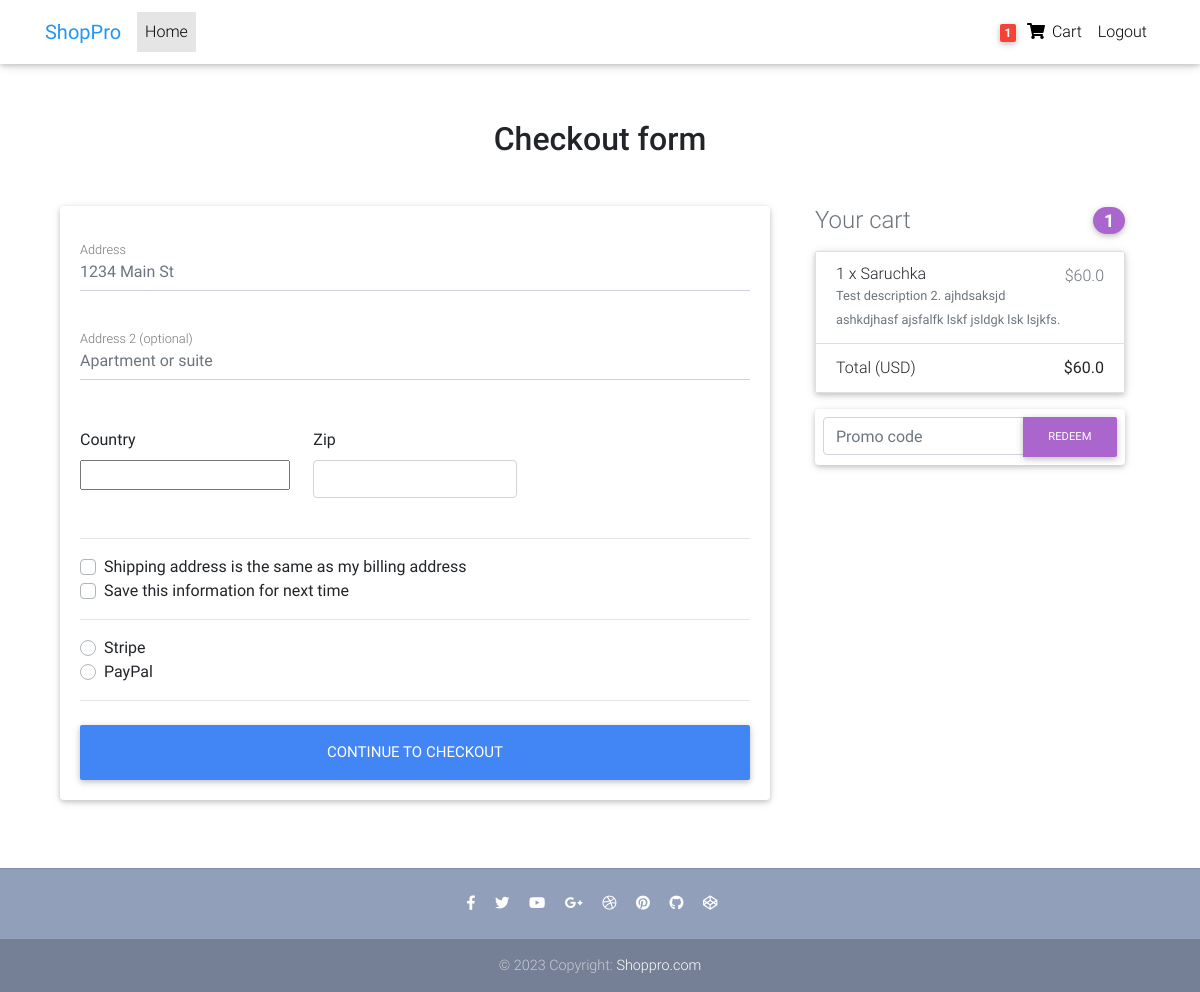
/checkout/ (signed in), run on an earlier commit of the app's database.
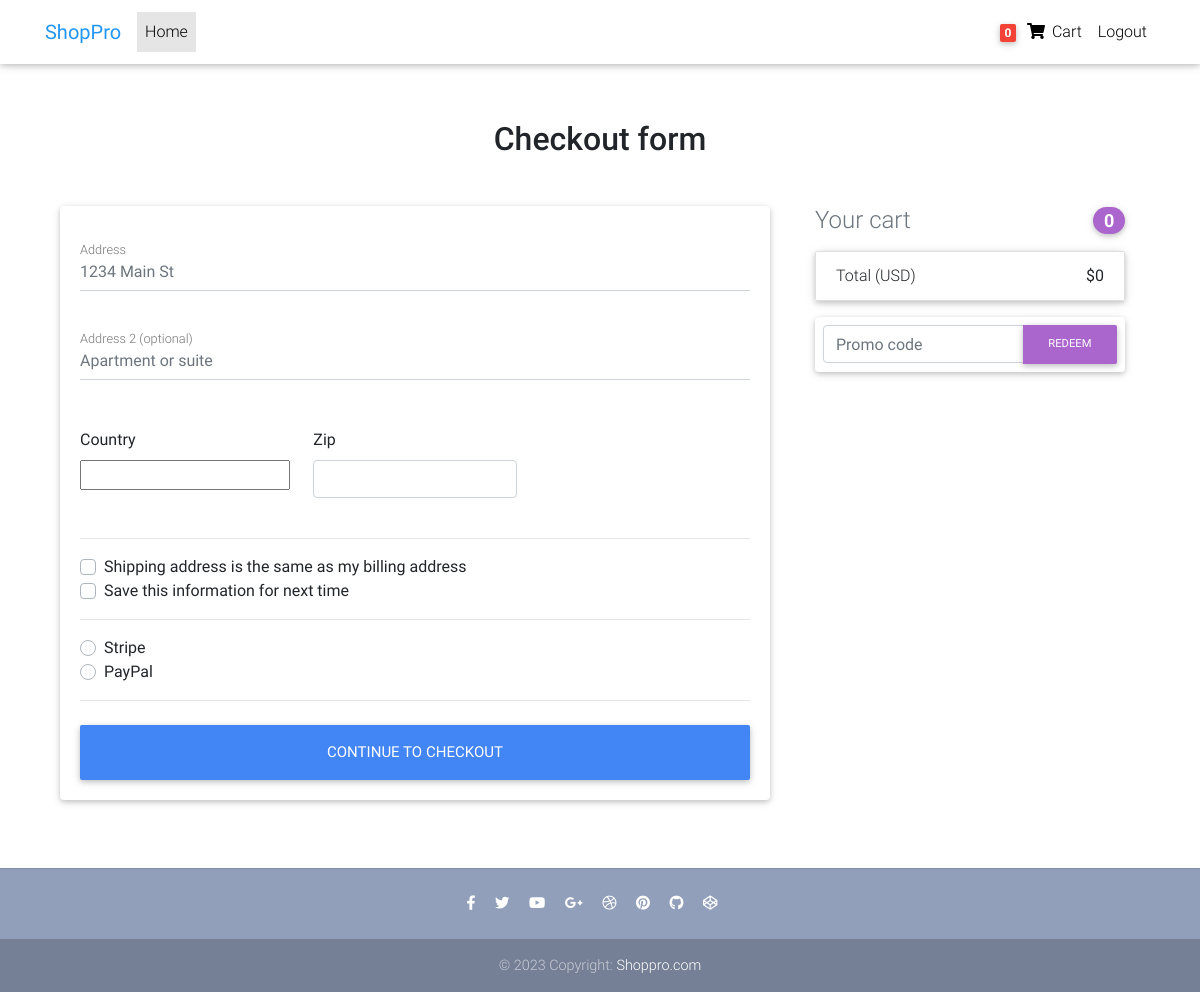
And on a later commit of the database.
### main/models.py (models this page shows, shortened)
class Order(models.Model):
    user = models.ForeignKey(settings.AUTH_USER_MODEL,
                             on_delete=models.CASCADE)
    ref_code = models.CharField(max_length=20)
    items = models.ManyToManyField(OrderItem)
    start_date = models.DateTimeField(auto_now_add=True)
    ordered_date = models.DateTimeField()
    ordered = models.BooleanField(default=False)
    billing_address = models.ForeignKey(
        'BillingAddress', on_delete=models.SET_NULL, blank=True, null=True)
    payment = models.ForeignKey(
        'Payment', on_delete=models.SET_NULL, blank=True, null=True)
    coupon = models.ForeignKey(
        'Coupon', on_delete=models.SET_NULL, blank=True, null=True)
    being_delivered = models.BooleanField(default=False)
    received = models.BooleanField(default=False)
    refund_requested = models.BooleanField(default=False)
    refund_granted = models.BooleanField(default=False)
    def get_total(self):
        total = 0
        for order_item in self.items.all():
            total += order_item.get_final_price()
        if self.coupon:
            total -= self.coupon.amount
        return total

class OrderItem(models.Model):
    user = models.ForeignKey(settings.AUTH_USER_MODEL,
                             on_delete=models.CASCADE)
    ordered = models.BooleanField(default=False)
    item = models.ForeignKey(Item, on_delete=models.CASCADE)
    quantity = models.IntegerField(default=1)
    def get_total_item_price(self):
        return self.quantity * self.item.price
    def get_final_price(self):
        if self.item.discount_price:
            return self.get_total_discount_item_price()
        return self.get_total_item_price()

class Item(models.Model):
    title = models.CharField(max_length=100)
    price = models.FloatField()
    discount_price = models.FloatField(blank=True, null=True)
    category = models.CharField(choices=category_choices, max_length=2)
    label = models.CharField(choices=label_choices, max_length=1, blank=True)
    slug = models.SlugField()
    description = models.TextField()
    image = models.ImageField(blank=True, null=True)

### main/views.py (the view, shortened to what this page needs)
# urls.py: path('checkout/', CheckoutView.as_view(), name='checkout'),
class CheckoutView(View):
    def get(self, *args, **kwargs):
        try:
            order = Order.objects.get(user=self.request.user, ordered=False)
            form = CheckoutForm()
            context = {
                'form': form,
                'couponform': CouponForm(),
                'order': order,
                'DISPLAY_COUPON_FORM': True
            }
            return render(self.request, "checkout.html", context)
        except ObjectDoesNotExist:
            messages.info(self.request, "You do not have an active order")
            return redirect("main:checkout")

### main/forms.py
class CheckoutForm(forms.Form):
    street_address = forms.CharField(widget=forms.TextInput(attrs={
        'placeholder': '1234 Main St', 'class': 'form-control'
    }))
    apartment_address = forms.CharField(required=False, widget=forms.TextInput(attrs={
        'placeholder': 'Apartment or suite', 'class': 'form-control'
    }))
    country = CountryField(blank_label='(select country)').formfield(widget=CountrySelectWidget(attrs={
        'class': 'custom-select d-block w-100'
    }))
    zip_code = forms.CharField(widget=forms.TextInput(attrs={
        'class': 'form-control'
    }))
    same_shipping_address = forms.BooleanField(required=False)
    save_info = forms.BooleanField(required=False)
    payment_option = forms.ChoiceField(
        widget=forms.RadioSelect(), choices=PAYMENT_CHOICES)

class CouponForm(forms.Form):
    code = forms.CharField(widget=forms.TextInput(attrs={
        'class': 'form-control',
        'placeholder': 'Promo code',
        'aria-label': 'Recipient\'s username',
        'aria-describedby': 'basic-addon2'
    }))

### templates/checkout.html (shortened to what this page needs)
{% extends 'base.html' %}
{% load crispy_forms_tags %}
{% block content %}
  <main>
    <div class="container wow fadeIn">
      <h2 class="my-5 h2 text-center">Checkout form</h2>
      <div class="row">
        <div class="col-md-8 mb-4">
          <div class="card">
            <form method="POST" class="card-body">
              <div class="md-form mb-5">
                {{ form.street_address }}
                <label for="address" class="">Address</label>
              </div>
              <div class="md-form mb-5">
                {{ form.apartment_address }}
                <label for="address-2" class="">Address 2 (optional)</label>
              </div>
              <div class="row">
                <div class="col-lg-4 col-md-12 mb-4">
                  <label for="country">Country</label>
                  {{ form.country }}
                </div>
                <div class="col-lg-4 col-md-6 mb-4">
                  <label for="zip">Zip</label>
                  {{ form.zip_code }}
                </div>
              </div>
              <hr>
              <div class="custom-control custom-checkbox">
                <label class="custom-control-label" for="same-address">Shipping address is the same as my billing address</label>
              </div>
              <div class="custom-control custom-checkbox">
                <label class="custom-control-label" for="save-info">Save this information for next time</label>
              </div>
              <hr>
              <div class="d-block my-3">
                {% for value, name in form.fields.payment_option.choices %}
                <div class="custom-control custom-radio">
                  <label class="custom-control-label" for="{{ name }}">{{ name }}</label>
                </div>
                {% endfor %}
              </div>
              <hr class="mb-4">
              <button class="btn btn-primary btn-lg btn-block" type="submit">Continue to checkout</button>
            </form>
          </div>
        </div>
        <div class="col-md-4 mb-4">
          {% include 'order_snippet.html' %}
        </div>
      </div>
    </div>
  </main>
{% endblock content %}

### templates/navbar.html (shortened to what this page needs)
{% load cart_template_tags %}
<nav class="navbar fixed-top navbar-expand-lg navbar-light white scrolling-navbar">
  <div class="container">
    <a class="navbar-brand waves-effect" href="{% url 'main:home' %}">
      <strong class="blue-text">ShopPro</strong>
    </a>
    <div class="collapse navbar-collapse" id="navbarSupportedContent">
      <ul class="navbar-nav mr-auto">
        <li class="nav-item active">
          <a class="nav-link waves-effect" href="{% url 'main:home' %}">Home
          </a>
        </li>
      </ul>
      <ul class="navbar-nav nav-flex-icons">
        {% if request.user.is_authenticated %}
        <li class="nav-item">
          <a class="nav-link waves-effect" href="{% url 'main:order-summary' %}">
            <span class="badge red z-depth-1 mr-1"> {{ request.user|cart_item_count }} </span>
            <i class="fas fa-shopping-cart"></i>
            <span class="clearfix d-none d-sm-inline-block"> Cart </span>
          </a>
        </li>
        <li class="nav-item">
          <a class="nav-link waves-effect" href="{% url 'account_logout' %}">
            <span class="clearfix d-none d-sm-inline-block"> Logout </span>
          </a>
        </li>
        {% endif %}
    </div>
  </div>
</nav>

### templates/order_snippet.html (shortened to what this page needs)
<div class="col-md-12 mb-4">
    <h4 class="d-flex justify-content-between align-items-center mb-3">
        <span class="text-muted">Your cart</span>
        <span class="badge badge-secondary badge-pill">{{ order.items.count }}</span>
    </h4>
    <ul class="list-group mb-3 z-depth-1">
        {% for order_item in order.items.all %}
        <li class="list-group-item d-flex justify-content-between lh-condensed">
        <div>
            <h6 class="my-0">{{ order_item.quantity }} x {{ order_item.item.title }}</h6>
            <small class="text-muted">{{ order_item.item.description }}</small>
        </div>
        <span class="text-muted">${{ order_item.get_final_price }}</span>
        </li>
        {% endfor %}
        <li class="list-group-item d-flex justify-content-between">
        <span>Total (USD)</span>
        <strong>${{ order.get_total }}</strong>
        </li>
    </ul>
    {% if DISPLAY_COUPON_FORM %}
        <form class="card p-2" method="POST" action="{% url 'main:add-coupon' %}">
            <div class="input-group">
            {{ couponform.code }}
            <div class="input-group-append">
                <button class="btn btn-secondary btn-md waves-effect m-0" type="submit">Redeem</button>
            </div>
            </div>
        </form>
    {% endif %}
</div>

What changed in the data, as far as the page shows it:
removed OrderItem: quantity "1", item "Saruchka", item.description "Test description 2. ajhdsaksjd ashkdjhasf ajsfalfk lskf jsldgk lsk lsjkfs.", get_final_price "60.0"
computed for Order: items.count "1" → "0"; get_total "60.0" → "0"
Also different on the page:
{{ request.user|cart_item_count }}: "1" → "0"
